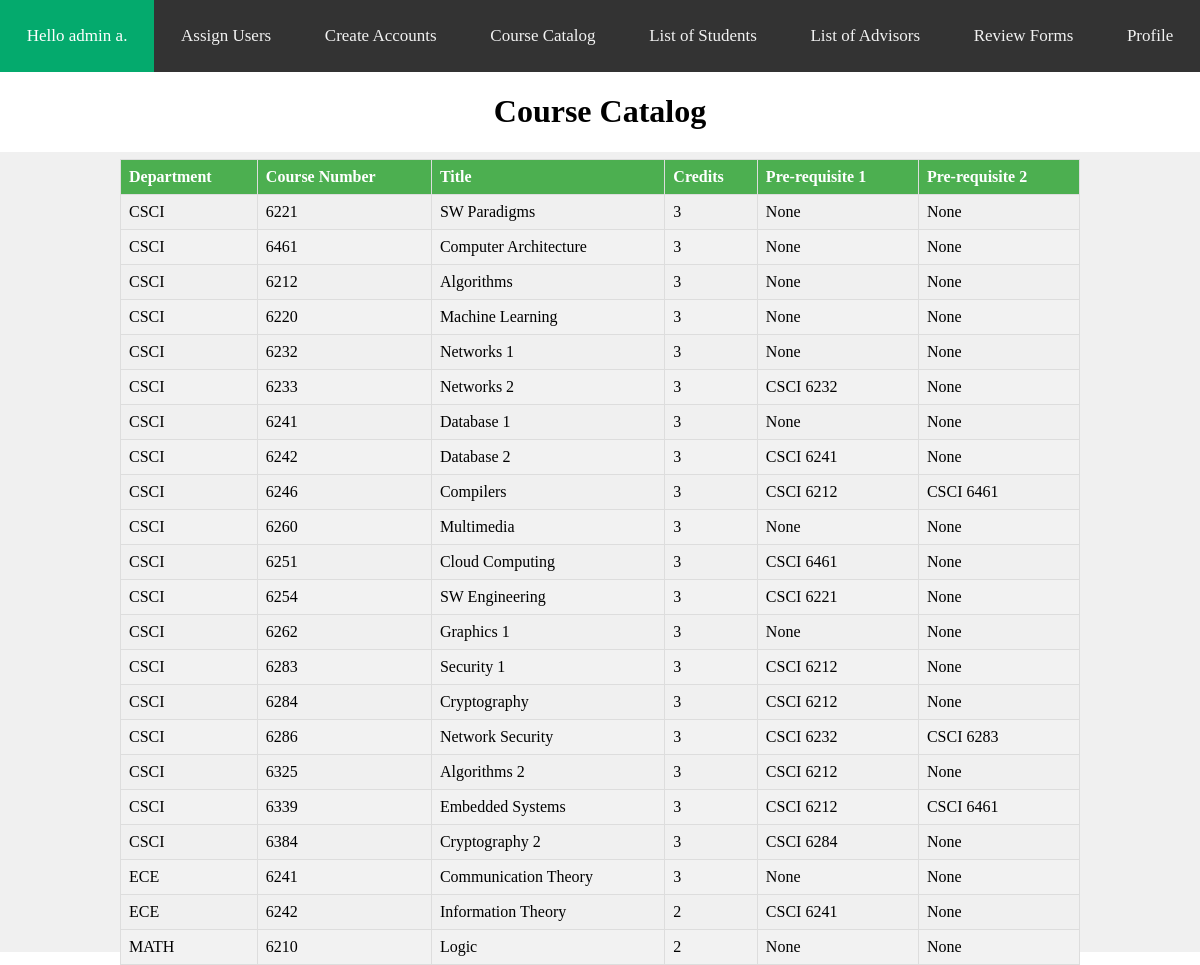
Screenshot of /course_catalog (signed in) with the database file from the repository.
### tables this page shows
CREATE TABLE course (
    dept                VARCHAR(4) NOT NULL,
    course_num          INT NOT NULL,
    course_title        VARCHAR(20) NOT NULL,
    credits             INT NOT NULL
);

CREATE TABLE prerequisite (
    dept_prereq         VARCHAR(4),
    dept                VARCHAR(4) NOT NULL,
    course_num_prereq   INT,
    course_num          INT NOT NULL,
    FOREIGN KEY (dept) REFERENCES course (dept),
    FOREIGN KEY (dept_prereq) REFERENCES course (dept),
    FOREIGN KEY (course_num) REFERENCES course (course_num),
    FOREIGN KEY (course_num_prereq) REFERENCES course (course_num)
);

### main.py (the view)
@app.route('/course_catalog', methods = ['GET', 'POST'])
def course_catalog():
    course_catalog = list(get_course_catalog())
    return render_template('course_catalog.html', course_catalog = course_catalog, first_name = session['first_name'], last_name = session['last_name'], access = session['access'], len = len(course_catalog))

### main.py (called while the page is built)
def get_connection():
    connection = getattr(g, '_database', None)
    if connection is None:
        connection = g._database = sqlite3.connect("database.db")
        connection.row_factory = sqlite3.Row
    return connection

def get_course_catalog():
    cursor = get_connection().cursor()
    cursor.execute("SELECT * FROM course LEFT JOIN prerequisite ON course.course_num = prerequisite.course_num")
    course_catalog = cursor.fetchall()
    seen_courses = set()
    for course in course_catalog:
        dept_course_key = (course['dept'], course['course_num'])
        if dept_course_key in seen_courses:
            course_with_duplicate = tuple(course) + (True,)
        else:
            seen_courses.add(dept_course_key)
            course_with_duplicate = tuple(course) + (False,)
        yield course_with_duplicate
    return course_catalog

### templates/course_catalog.html (shortened to what this page needs)
<!DOCTYPE html>
<html>
<head>
</head>
<body>
    <div class="topnav">
        <a class="active" href="/profile">
            Hello {{ first_name }} {{ last_name[0] }}.</a>
        {% if access == 0 %}
            <a class="centered" href="/assign">Assign Users</a>
            <a class="centered" href="/create">Create Accounts</a>
            <a class="centered" href="{{ url_for('course_catalog')}}">Course Catalog</a>
            <a class="centered" href="/students">List of Students</a>
            <a class="centered" href="/advisors">List of Advisors</a>
            <a class="centered" href="{{ url_for('review_forms') }}">Review Forms</a>
        {% elif access == 1 %}
            <a class="centered" href="/students">List of Students</a>
            <a class="centered" href="/advisors">List of Advisors</a>
            <a class="centered" href="{{ url_for('course_catalog')}}">Course Catalog</a>
        {% elif access == 2 %}
            <a class="centered" href="{{ url_for('list_of_advisees')}}">List of Advisees'</a>
            <a class="centered" href="{{ url_for('review_forms') }}">Review Forms</a>
            <a class="centered" href="{{ url_for('course_catalog')}}">Course Catalog</a>
        {% elif access == 3 %}
            <a class="centered" href="{{ url_for('taken_course_and_requirements')}}">Taken Courses and Requirements</a>
            <a class="centered" href="{{ url_for('course_catalog')}}">Course Catalog</a>
            <a class="centered" href="{{ url_for('forms')}}">Submit Forms</a>
        {% endif %}
            <a class="centered" href="{{ url_for('profile')}}">Profile</a>
    </div>
    <div class="title">
        <h1>Course Catalog</h1>
    </div>
    <div class="center-table">
        <table>
            <thead>
                <th> Department </th>
                <th> Course Number </th>
                <th> Title </th>
                <th> Credits </th>
                <th> Pre-requisite 1 </th>
                <th> Pre-requisite 2 </th>
            </thead>
            <tbody>
                {% for i in range (0,len) if not course_catalog[i][8] %}
                    <tr>
                        <td> {{course_catalog[i][0]}} </td>
                        <td> {{course_catalog[i][1]}} </td>
                        <td> {{course_catalog[i][2]}} </td>
                        <td> {{course_catalog[i][3]}} </td>
                        <td>
                            {% if course_catalog[i][5] %}
                                {{ course_catalog[i][4] }} {{ course_catalog[i][5] }}
                            {% else %}
                                None
                            {% endif %}
                        </td>
                        <td>
                            {% if i != len - 1 %}
                                {% if course_catalog[i][0] == course_catalog[i + 1][0] and course_catalog[i][1] == course_catalog[i + 1][1] and course_catalog[i][2] == course_catalog[i + 1][2] %}
                                    {{ course_catalog[i + 1][4] }} {{ course_catalog[i + 1][5] }}
                                {% else %}
                                    None
                                {% endif %}
                            {% else %}
                                None
                            {% endif %}
                        </td>
                    </tr>
                {% endfor %}
            </tbody>
        </table>
    </div>
</body>
</html>

### templates/course_catalog.html (style rules this page uses)
* { box-sizing: border-box; }
body { margin: 0; }
.topnav { background-color: #333; overflow: hidden; display: flex; align-items: center; }
.topnav a { color: #f2f2f2; text-align: center; padding: 18px 20px; text-decoration: none; font-size: 17px; display: flex; align-items: center; box-sizing: border-box; height: 72px; border: 1px solid transparent; flex-grow: 1; }
.topnav a.active { background-color: #04AA6D; color: white; height: 72px; flex-grow: 1; justify-content: center; text-align: center; }
.topnav a.centered { flex-grow: 1; justify-content: center; text-align: center; }
.center-table { display: flex; justify-content: center; align-items: center; height: 100vh; margin: 0; background-color: #f0f0f0; }
table { border-collapse: collapse; width: 80%; margin-top: 20px; }
th, td { border: 1px solid #ddd; padding: 8px; text-align: left; }
th { background-color: #f2f2f2; }
tr:nth-child(even) { background-color: #f2f2f2; }
th { background-color: #4CAF50; color: white; }
.title { text-align: center; margin-top: 20px; }

### rows the page displays
course: dept "CSCI", course_num "6221", course_title "SW Paradigms", credits "3"
course: dept "CSCI", course_num "6461", course_title "Computer Architecture", credits "3"
course: dept "CSCI", course_num "6212", course_title "Algorithms", credits "3"
course: dept "CSCI", course_num "6220", course_title "Machine Learning", credits "3"
course: dept "CSCI", course_num "6232", course_title "Networks 1", credits "3"
course: dept "CSCI", course_num "6233", course_title "Networks 2", credits "3"
prerequisite: dept_prereq "CSCI", dept "6232"
course: dept "CSCI", course_num "6241", course_title "Database 1", credits "3"
course: dept "CSCI", course_num "6242", course_title "Database 2", credits "3"
prerequisite: dept_prereq "CSCI" "CSCI", dept "6241" "6241"
course: dept "CSCI", course_num "6246", course_title "Compilers", credits "3"
prerequisite: dept_prereq "CSCI", dept "6212"
prerequisite: dept_prereq "CSCI", dept "6461"
course: dept "CSCI", course_num "6260", course_title "Multimedia", credits "3"
course: dept "CSCI", course_num "6251", course_title "Cloud Computing", credits "3"
prerequisite: dept_prereq "CSCI", dept "6461"
course: dept "CSCI", course_num "6254", course_title "SW Engineering", credits "3"
prerequisite: dept_prereq "CSCI", dept "6221"
course: dept "CSCI", course_num "6262", course_title "Graphics 1", credits "3"
course: dept "CSCI", course_num "6283", course_title "Security 1", credits "3"
prerequisite: dept_prereq "CSCI", dept "6212"
course: dept "CSCI", course_num "6284", course_title "Cryptography", credits "3"
prerequisite: dept_prereq "CSCI", dept "6212"
course: dept "CSCI", course_num "6286", course_title "Network Security", credits "3"
prerequisite: dept_prereq "CSCI", dept "6232"
prerequisite: dept_prereq "CSCI", dept "6283"
course: dept "CSCI", course_num "6325", course_title "Algorithms 2", credits "3"
prerequisite: dept_prereq "CSCI", dept "6212"
course: dept "CSCI", course_num "6339", course_title "Embedded Systems", credits "3"
prerequisite: dept_prereq "CSCI", dept "6212"
prerequisite: dept_prereq "CSCI", dept "6461"
course: dept "CSCI", course_num "6384", course_title "Cryptography 2", credits "3"
prerequisite: dept_prereq "CSCI", dept "6284"
course: dept "ECE", course_num "6241", course_title "Communication Theory", credits "3"
course: dept "ECE", course_num "6242", course_title "Information Theory", credits "2"
course: dept "MATH", course_num "6210", course_title "Logic", credits "2"

### other values shown
{{ first_name }} "admin"
{{ last_name[0] }} "a"
